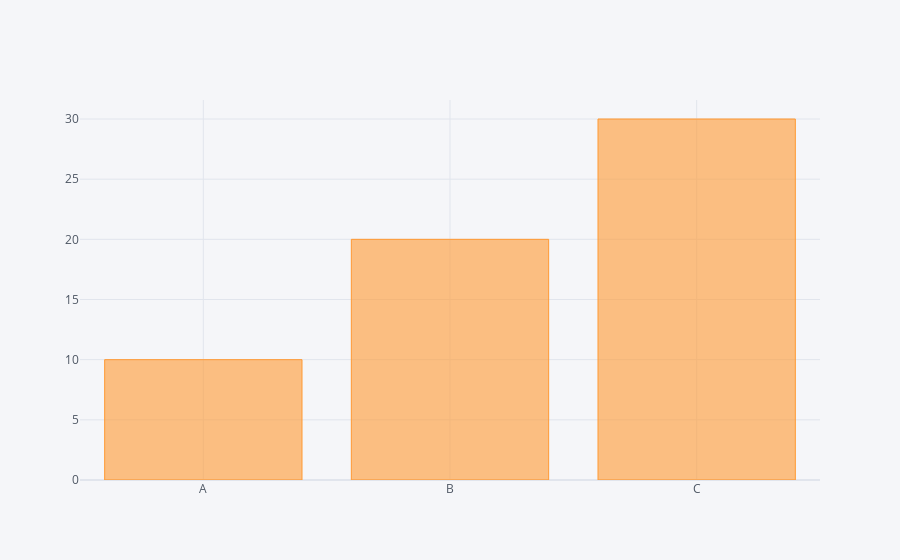

Here is the notebook cell this chart was saved with:
### Code cell
df2.iplot(kind='bar',x='Category',y='values')   # bar

### Figure 1 — Plotly figure (JSON) as saved in the notebook; plotly's stock layout.template omitted (floating-point values rounded to 4 significant figures)
{"data": [{"marker": {"color": "rgba(255, 153, 51, 0.6)", "line": {"color": "rgba(255, 153, 51, 1.0)", "width": 1}}, "name": "values", "orientation": "v", "text": "", "type": "bar", "x": ["A", "B", "C"], "y": [10, 20, 30]}], "layout": {"legend": {"bgcolor": "#F5F6F9", "font": {"color": "#4D5663"}}, "paper_bgcolor": "#F5F6F9", "plot_bgcolor": "#F5F6F9", "title": {"font": {"color": "#4D5663"}}, "xaxis": {"gridcolor": "#E1E5ED", "showgrid": true, "tickfont": {"color": "#4D5663"}, "title": {"font": {"color": "#4D5663"}, "text": ""}, "zerolinecolor": "#E1E5ED"}, "yaxis": {"gridcolor": "#E1E5ED", "showgrid": true, "tickfont": {"color": "#4D5663"}, "title": {"font": {"color": "#4D5663"}, "text": ""}, "zerolinecolor": "#E1E5ED"}}}
